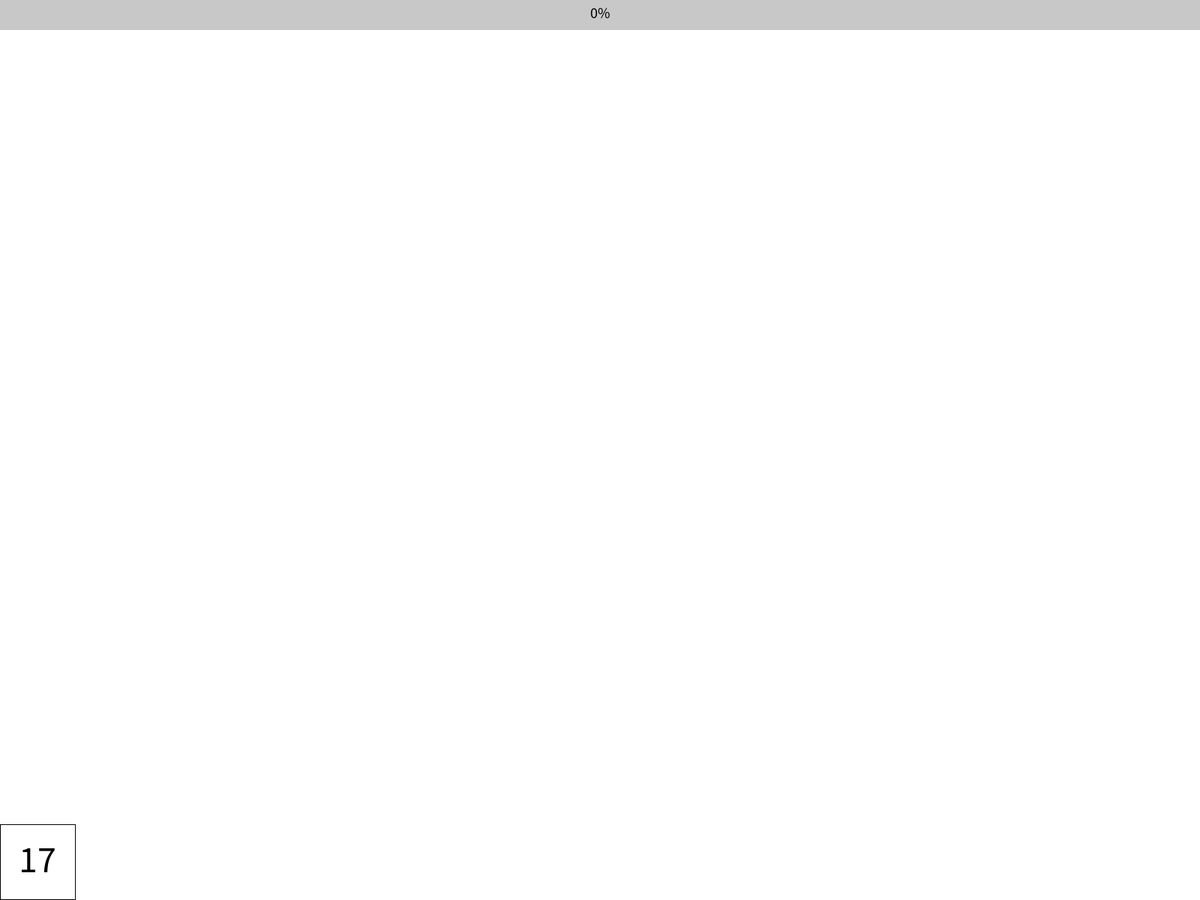
Frame 1 (no input)
Frame 60 (the mouse pressed at the canvas centre just before this capture): identical to frame 1, image omitted
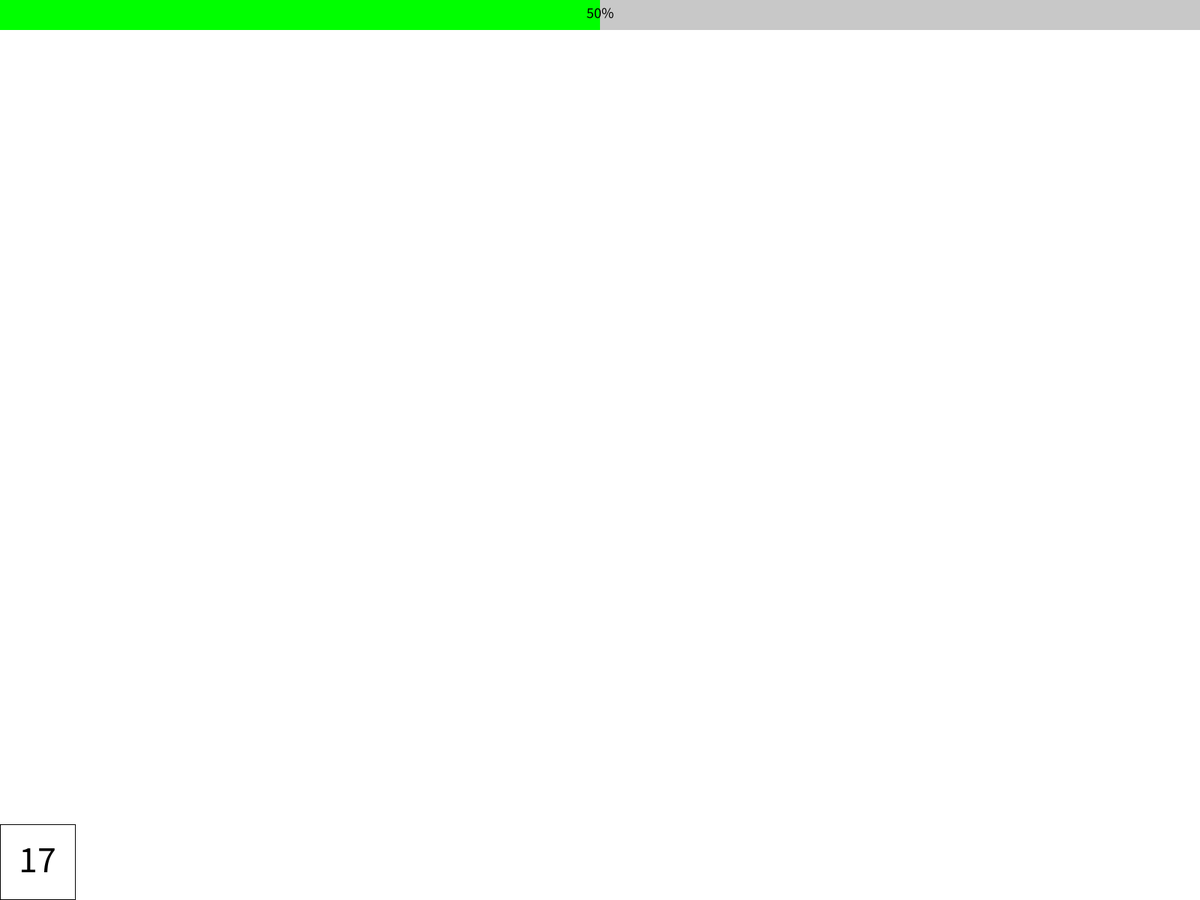
Frame 120 (the mouse held since frame 60 and released just before this capture)

The Processing sketch that drew these frames (run headless with seeded random() and noise(); from frame 60 on, the mouse is pressed at the canvas centre):

// Processing sketch: Driver
// ── Driver.pde
float batteryPercent;
int speed; // mph

void setup(){
  fullScreen();
  speed = 17;
}

void draw(){
  background(255);
  
  batteryPercent = map(mouseX, 0, width, 0, 100);
  
  // battery
  push();
  noStroke();
  fill(200);
  rect(0, 0, width, 40);
  fill(0, 255, 0);
  rect(0, 0, width * (batteryPercent / 100), 40);
  textAlign(CENTER, CENTER);
  textSize(20);
  fill(0);
  text(floor(batteryPercent) + "%", width/2, 17);
  pop();
  
  // speed
  push();
  noFill();
  rect(0, height - 101, 100, 100);
  textAlign(CENTER, CENTER);
  textSize(50);
  fill(0);
  noStroke();
  text(speed, 50, height - 55);
  pop();
}
